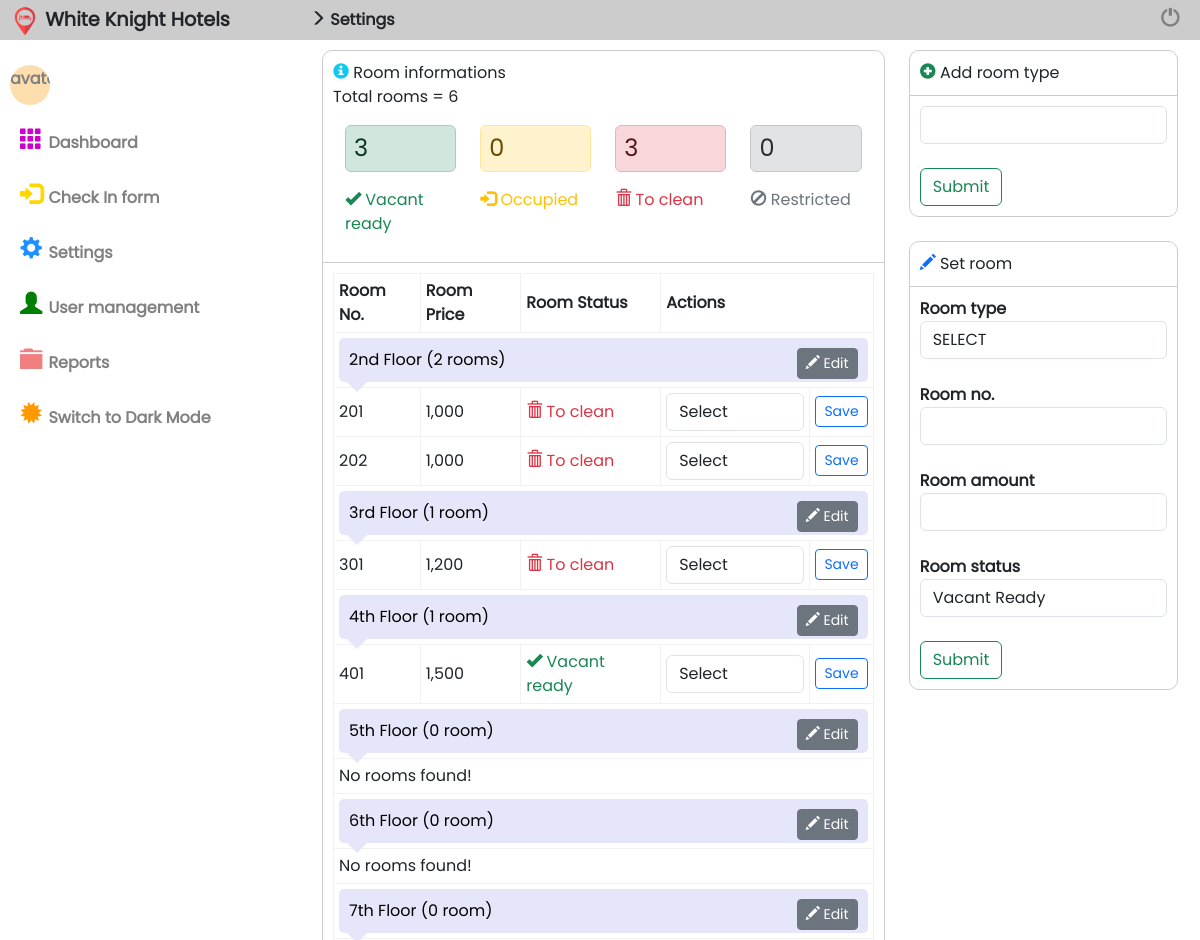
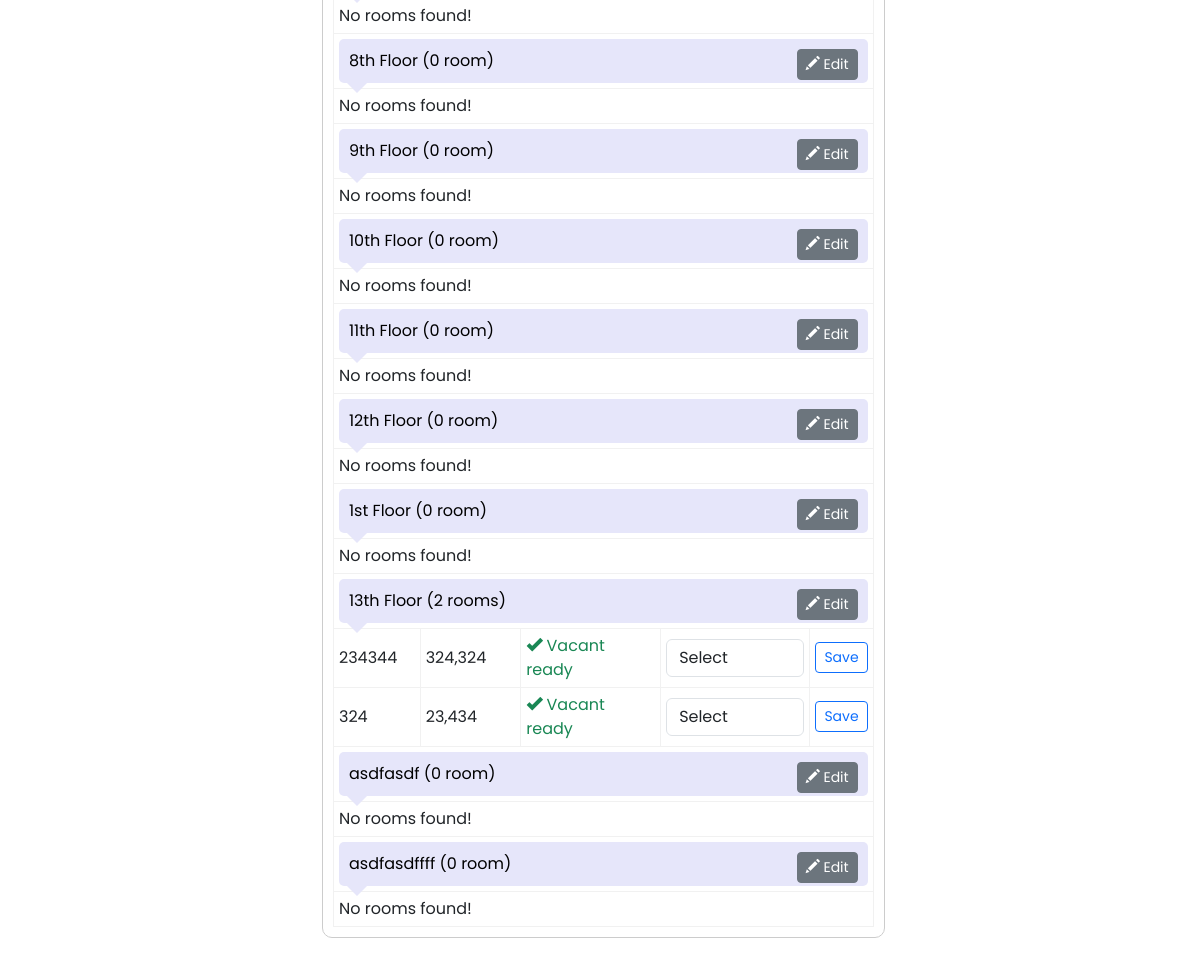
The page /settings.php on the database its author committed (2 pictures, top to bottom).
### tables this page shows
CREATE TABLE `room_types` (
  `id` int(11) NOT NULL,
  `room_type` varchar(40) NOT NULL
);

CREATE TABLE `rooms` (
  `room_id` int(11) NOT NULL,
  `room_type` varchar(50) NOT NULL,
  `room_no` varchar(30) NOT NULL,
  `room_price` varchar(20) NOT NULL,
  `room_status` varchar(20) NOT NULL
);

### settings.php (the view, shortened to what this page needs)
<?php
include 'header.php';
include 'menu.php';
if($_SESSION['theme'] == "dark"){
    $pointing_arrow = "pointing-arrow-cont-dark";
} else {
    $pointing_arrow = "pointing-arrow-cont-light";
}
?>
<div class="content">
    <div class="content-header" id="<?php echo $darkHeader; ?>">
    <?php include 'location-indicator.php'; ?>
        <ul class="ul-header">
            <li title="Log out"><a href="logout.php" class="logout"><span class="glyphicon glyphicon-off"></a></span></li>
        </ul>
    </div>
    <div class="content-context" id="<?php echo $_SESSION['theme']; ?>">
        <div class="container-fluid">
            <div class="row">
            <div class="col-md-8">
                <div id="rm_reloader">
                    <div class="cont">
                        <div class="cont-header">
                            <p class="m-0 p-0"><span class="glyphicon glyphicon-info-sign text-info"></span> Room informations</p>
                            <?php
                                $count = $conn->query("SELECT COUNT(room_no) as room_count FROM rooms");
                                $count->execute();
                                $r = $count->fetch(PDO::FETCH_OBJ);
                                if($r->room_count > 0){
                            ?>
                                <p>Total rooms = <?php echo $r->room_count; ?></p>
                                <div class="container-fluid">
                                    <div class="row">
                                        <?php
                                            $room_stat = ["vacant ready", "occupied", "to clean", "restricted"];
                                            $text_color = ["text-success", "text-warning", "text-danger", "text-secondary"];
                                            $bg_color = ["alert-success", "alert-warning", "alert-danger", "alert-secondary"];
                                            $glyph = ["glyphicon glyphicon-ok", "glyphicon glyphicon-log-in", "glyphicon glyphicon-trash", "glyphicon glyphicon-ban-circle"];
                                            for($i = 0; $i <= 3; $i++){
                                        ?>
                                            <div class="col-md-3 <?php echo $text_color[$i]; ?>">
                                                <?php
                                                    $get = $conn->query("SELECT COUNT(room_no) as all_rooms FROM rooms WHERE room_status='".$room_stat[$i]."'");
                                                    $get->execute();
                                                    $are = $get->fetch(PDO::FETCH_OBJ);
                                                ?>
                                                <div class="alert <?php echo $bg_color[$i]; ?> p-2">
                                                    <h4 class="m-0"><?php echo number_format($are->all_rooms); ?></h4>
                                                </div>
                                                <p><span class="<?php echo $glyph[$i]; ?>"></span> <?php echo ucfirst($room_stat[$i]); ?></p>
                                            </div>
                                        <?php
                                            }
                                        ?>
                                    </div>
                                </div>
                            <?php
                                }
                            ?>
                        </div>
                        <div class="cont-body">
                            <?php
                                $get = $conn->query("SELECT * FROM room_types ORDER BY id ASC");
                                $get->execute();
                                if($get->rowCount() < 1){
                                    echo '<p class="text-center">No data</p>';
                                } else {
                            ?>
                                <table class="tbl_room_infos">
                                    <tr>
                                        <td><b>Room No.</b></td>
                                        <td><b>Room Price</b></td>
                                        <td><b>Room Status</b></td>
                                        <td colspan="2"><b>Actions</b></td>
                                    </tr>
                            <?php
                                foreach($get as $row){
                                    $count = $conn->query("SELECT COUNT(room_no) as room_count FROM rooms WHERE room_type='".$row['room_type']."'");
                                    $count->execute();
                                    $r = $count->fetch(PDO::FETCH_OBJ);
                                    if($r->room_count <= 1){
                                        $cnt = " (".$r->room_count." room)";
                                    } else {
                                        $cnt = " (".$r->room_count." rooms)";
                                    }
                            ?>
                                    <tr>
                                        <td colspan="5">
                                            <div class="<?php echo $pointing_arrow; ?>">
                                                <?php echo $row['room_type'].$cnt; ?>
                                                <button class="btn btn-secondary btn-sm btn_edit_room_type" id="<?php echo $row['id']; ?>" onclick="room_cuztomize(this.id)">
                                                    <span class="glyphicon glyphicon-pencil"></span> Edit
                                                </button>
                                            </div>
                                        </td>
                                    </tr>
                            <?php
                                    $fetch = $conn->query("SELECT * FROM rooms WHERE room_type='".$row['room_type']."' ORDER BY room_no ASC");
                                    $fetch->execute();
                                    if($fetch->rowCount() < 1){
                            ?>
                                    <tr>
                                        <td colspan="5">No rooms found!</td>
                                    </tr>
                            <?php
                                    } else {
                                        foreach($fetch as $r){
                                        ?>
                                            <tr>
                                                <td><?php echo $r['room_no']; ?></td>
                                                <td><?php echo number_format($r['room_price']); ?></td>
                                                <td
                                                <?php
                                                    if($r['room_status'] == "occupied"){
                                                        echo 'colspan="3"';
                                                    }
                                                ?>
                                                >
                                                    <?php
                                                        if($r['room_status'] == "vacant ready"){
                                                            echo '<p class="text-success m-0"><span class="glyphicon glyphicon-ok"></span> '.ucfirst($r['room_status']).'</p>';
                                                        } elseif($r['room_status'] == "to clean"){
                                                            echo '<p class="text-danger m-0"><span class="glyphicon glyphicon-trash"></span> '.ucfirst($r['room_status']).'</p>';
                                                        } else {
                                                            echo '<p class="text-secondary m-0"><span class="glyphicon glyphicon-ban-circle"></span> '.ucfirst($r['room_status']).'</p>';
                                                        }
                                                    ?>
                                                </td>
                                                <?php
                                                    if($r['room_status'] != "occupied"){
                                                ?>
                                                 <td>
                                                    <select name="room_status" id="room_id<?php echo $r['room_id']; ?>" class="form-control">
                                                       <option value="">Select</option>
                                                    </select>
                                                </td>
                                                <td><input type="submit" class="btn btn-sm btn-outline-primary" onclick="update_room_status(<?php echo $r['room_id']; ?>)" value="Save"/></td>
                                                <?php
                                                    }
                                                ?>
                                            </tr>
                                        <?php
                                        }
                                    }
                                }
                            ?>
                                </table>
                            <?php
                                }
                            ?>
                        </div>
                    </div>
                </div><br/>
                </div>
                <div class="col-md-4">
                    <form id="addRoomTypeForm">
                        <div class="cont">
                            <div class="cont-header">
                                <p class="m-0 p-0"><span class="glyphicon glyphicon-plus-sign text-success"></span> Add room type</p>
                            </div>
                            <div class="cont-body">
                                <input type="text" name="addRoomType" id="addRoomType" class="form-control" required /><br/>
                                <input type="submit" id="btnAddRoomType" class="btn btn-outline-success" value="Submit"/>
                            </div>
                        </div>
                    </form><br/>
                    <form id="roomSet">
                        <div class="cont">
                            <div class="cont-header">
                                <p class="m-0 p-0"><span class="glyphicon glyphicon-pencil text-primary"></span> Set room</p>
                            </div>
                            <div class="cont-body">
                                <b>Room type</b>
                                    <select name="room_type" class="form-control" id="room_type" required >
                                        <option value="">SELECT</option>
                                    </select><br/>
                                <b>Room no.</b>
                                    <input type="text" name="room_no" id="room_no" class="form-control" required /><br/>
                                <b>Room amount</b>
                                    <input type="number" name="room_price" id="room_price" class="form-control" required /><br/>
                                <b>Room status</b>
                                    <select name="room_status" id="room_status" class="form-control" required >
                                        <option value="vacant ready" class="bg-success text-white">Vacant Ready</option>
                                    </select><br/>
                                    <input type="submit" class="btn btn-outline-success" value="Submit"/>
                            </div>
                        </div>
                    </form><br/>
                </div>
            </div>
        </div>
    </div>
</div>
<?php include 'footer.php' ?>

### rows shown on the page
room_types: room_type "2nd Floor", cnt "(2 rooms)"
rooms: room_no "201", room_price "1,000", room_status "To clean"
rooms: room_no "202", room_price "1,000", room_status "To clean"
room_types: room_type "3rd Floor", cnt "(1 room)"
rooms: room_no "301", room_price "1,200", room_status "To clean"
room_types: room_type "4th Floor", cnt "(1 room)"
rooms: room_no "401", room_price "1,500", room_status "Vacant ready"
room_types: room_type "5th Floor", cnt "(0 room)", shows "No rooms found!"
room_types: room_type "6th Floor", cnt "(0 room)", shows "No rooms found!"
room_types: room_type "7th Floor", cnt "(0 room)", shows "No rooms found!"
room_types: room_type "8th Floor", cnt "(0 room)", shows "No rooms found!"
room_types: room_type "9th Floor", cnt "(0 room)", shows "No rooms found!"
room_types: room_type "10th Floor", cnt "(0 room)", shows "No rooms found!"
room_types: room_type "11th Floor", cnt "(0 room)", shows "No rooms found!"
room_types: room_type "12th Floor", cnt "(0 room)", shows "No rooms found!"
room_types: room_type "1st Floor", cnt "(0 room)", shows "No rooms found!"
room_types: room_type "13th Floor", cnt "(2 rooms)"
rooms: room_no "234344", room_price "324,324", room_status "Vacant ready"
rooms: room_no "324", room_price "23,434", room_status "Vacant ready"
room_types: room_type "asdfasdf", cnt "(0 room)", shows "No rooms found!"
room_types: room_type "asdfasdffff", cnt "(0 room)", shows "No rooms found!"

### other values the page prints
$ex[0] "Settings"
$r->room_count "6"
$are->all_rooms "3"
$room_stat[$i] "Vacant ready"
$are->all_rooms "0"
$room_stat[$i] "Occupied"
$room_stat[$i] "To clean"
$room_stat[$i] "Restricted"
